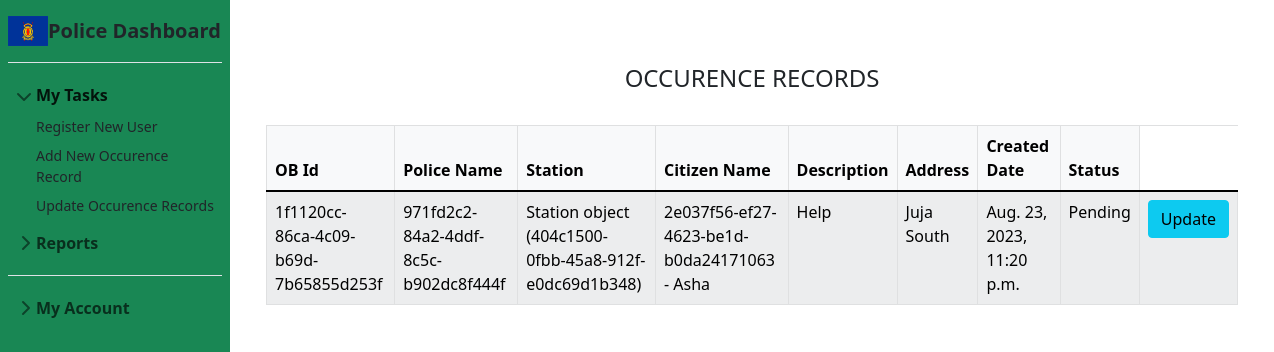
/police/update-record (signed in), run on an earlier commit of the app's database.
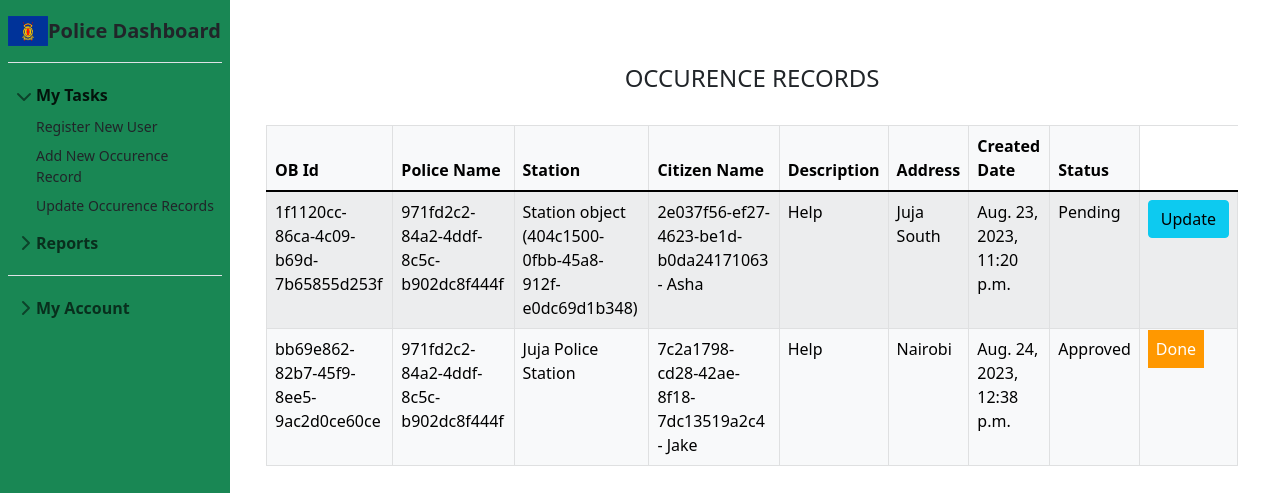
And on a later commit of the database.
### police/models.py (models this page shows, shortened)
class OccurenceRecords(models.Model):
    current_time = datetime.datetime.now()
    record_id = models.CharField(primary_key=True, max_length=40, default=uuid.uuid4())
    police = models.ForeignKey(PoliceRegistration, on_delete=models.CASCADE)
    station_id = models.CharField(max_length=50, null=True, default="x")
    user_id = models.ForeignKey(u_models.UserRegistration, on_delete=models.CASCADE)
    description = models.TextField()
    address = models.CharField(max_length=40)
    status = models.CharField(max_length=8, default="Pending",
                              choices={('Pending', 'Pending'), ('Approved', 'Approved'), ('Rejected', 'Rejected')})
    created_date = models.DateTimeField(auto_now_add=False, default=timezone.datetime.now())

class PoliceRegistration(models.Model):
    current_time = datetime.datetime.now()
    police_id = models.CharField(primary_key=True, max_length=40, default=uuid.uuid4())
    user = models.OneToOneField(User, on_delete=models.CASCADE)
    profile_pic = models.ImageField(upload_to='profile_pic/Police/', default="profile/Police/default.png", null=True,
                                    blank=True)
    mobile = models.CharField(max_length=20, null=False, unique=True)
    email = models.EmailField(default="test@test.com")
    station_id = models.ForeignKey(Station, on_delete=models.CASCADE)
    created_date = models.DateTimeField(auto_now_add=False, default=timezone.datetime.now())

### user/models.py (models this page shows, shortened)
class UserRegistration(models.Model):
    user_no = models.CharField(primary_key=True, max_length=40, default=uuid.uuid4())
    user = models.OneToOneField(User, on_delete=models.CASCADE, null=True, blank=True)
    profile_pic = models.ImageField(upload_to='profile_pic/Police/', default="profile/Police/default.png", null=True,
                                    blank=True)
    name = models.CharField(max_length=20, null=False, default='Name')
    mobile = models.CharField(max_length=20, null=False, unique=True)
    email = models.EmailField(default="test@test.com")
    id_card = models.PositiveIntegerField(unique=True, null=False)
    created_date = models.DateTimeField(auto_now_add=False, default=timezone.datetime.now())
    def __str__(self):
        return f'{self.user_no} - {self.name}'

### police/views.py (the view)
# urls.py: path('police/update-record', p_views.occurence_records_view, name='update-record'),
@login_required(login_url='login')
def occurence_records_view(request):
    police = PoliceRegistration.objects.get(user=request.user.id)
    records = OccurenceRecords.objects.all().filter(police_id=police.police_id)
    return render(request, 'police/occurence_records.html', context={'records': records})

### templates/police/occurence_records.html (shortened to what this page needs)
{% extends 'police/base.html' %}
{% block content %}
{% load widget_tweaks %}
{%load static%}
<head>
   </head>
<br><br>
<div class="container">
    <H4 class="text-center">OCCURENCE RECORDS</H4><br>
    <table class="table table-light table-hover table-bordered table-striped">
        <thead class="bg-info">
            <tr>
                <th scope="col">OB Id</th>
                <th scope="col">Police Name</th>
                <th scope="col">Station</th>
                <th scope="col">Citizen Name</th>
                <th scope="col">Description</th>
                <th scope="col">Address</th>
                <th scope="col">Created Date</th>
                <th class="text-right">Status</th>
            </tr>
        </thead>
        <tbody>
            {% for t in records %}
            <tr>
                <td> {{t.record_id}}</td>
                <td> {{t.police.police_id}}</td>
                <td> {{t.station_id}}</td>
                <td>{{t.user_id}}</td>
                <td>{{t.description}}</td>
                <td>{{t.address}}</td>
                <td>{{t.created_date}}</td>
                <td>{{t.status}}</td>
                {% if t.status == 'Pending' %}
                <td class="text-right">
                    <a href="/admin" class="btn btn-info">Update</a>
                </td>
                {% elif  t.status == 'Approved' %}
                <td><span class="label warning">Done</span></td>
                {% else %}
                <td><span class="label danger">Incomplete</span></td>
                {% endif %}
            </tr>
            {% endfor %}
        </tbody>
    </table>
</div>
{% endblock content %}

### templates/police/base.html (shortened to what this page needs)
{% load static %}
<!DOCTYPE html>
<html lang="en">
<head>
    <link rel="stylesheet" href="https://cdnjs.cloudflare.com/ajax/libs/font-awesome/6.0.0/css/all.min.css"
/>
    <link href="https://cdn.jsdelivr.net/npm/bootstrap@5.1.3/dist/css/bootstrap.min.css" rel="stylesheet">
    <link rel="stylesheet" href="https://cdn.jsdelivr.net/npm/bootstrap-icons@1.10.5/font/bootstrap-icons.css">
</head>
<body>
<div class="container-fluid">
    <div class="row flex-nowrap">
        <div class="col-auto col-md-3 col-xl-2 px-sm-2 px-0 flex-shrink-0 p-3 bg-success" style="width: 230px; height: 100vh">
            <a href="/" class="d-flex align-items-center pb-3 mb-3 link-dark text-decoration-none border-bottom">
                      <img src="{% static 'image/background.png' %}" alt="" width="40" height="30" class="d-inline-block align-text-top">
                <span class="fs-5 fw-semibold">Police Dashboard</span>
            </a>
            <ul class="list-unstyled ps-0">
                <li class="mb-1">
                    <button class="btn btn-toggle align-items-center rounded" data-bs-toggle="collapse"
                            data-bs-target="#home-collapse" aria-expanded="true">
                        My Tasks
                    </button>
                    <div class="collapse show" id="home-collapse" style="">
                        <ul class="btn-toggle-nav list-unstyled fw-normal pb-1 small">
                            <li><a href="/police/register-user" class="link-dark rounded">Register New User </a></li>
                            <li><a href="/police/create-record" class="link-dark rounded">Add New Occurence Record </a></li>
                            <li><a href="/police/update-record" class="link-dark rounded">Update Occurence Records</a></li>
                        </ul>
                    </div>
                </li>
                <li class="mb-1">
                    <button class="btn btn-toggle align-items-center rounded collapsed" data-bs-toggle="collapse"
                            data-bs-target="#dashboard-collapse" aria-expanded="false">
                        Reports
                    </button>
                </li>
                <li class="border-top my-3"></li>
                <li class="mb-1">
                    <button class="btn btn-toggle align-items-center rounded collapsed" data-bs-toggle="collapse"
                            data-bs-target="#account-collapse" aria-expanded="false">
                        My Account
                    </button>
                </li>
            </ul>
        </div>
        <div class="col py-3">
            {% block content %}
            {% endblock content %}
        </div>
    </div>
</div>
</body>
</html>

### templates/police/base.html (style rules this page uses)
body { min-height: 100vh; min-height: -webkit-fill-available; }
html { height: -webkit-fill-available; }
.btn-toggle { display: inline-flex; align-items: center; padding: .25rem .5rem; font-weight: 600; color: rgba(0, 0, 0, .65); background-color: transparent; border: 0; }
.btn-toggle::before { width: 1.25em; line-height: 0; transition: transform .35s ease; transform-origin: .5em 50%; }
.btn-toggle[aria-expanded="true"] { color: rgba(0, 0, 0, .85); }
.btn-toggle[aria-expanded="true"]::before { transform: rotate(90deg); }
.btn-toggle-nav a { display: inline-flex; padding: .1875rem .5rem; margin-top: .125rem; margin-left: 1.25rem; text-decoration: none; }
.fw-semibold { font-weight: 600; }

### templates/police/occurence_records.html (style rules this page uses)
.label { color: white; padding: 8px; }
.warning { background-color: #ff9800; }

What changed in the data, as far as the page shows it:
added OccurenceRecords: record_id "bb69e862-82b7-45f9-8ee5-9ac2d0ce60ce", police.police_id "971fd2c2-84a2-4ddf-8c5c-b902dc8f444f", station_id "Juja Police Station", user_id "7c2a1798-cd28-42ae-8f18-7dc13519a2c4 - Jake", description "Help", address "Nairobi", created_date "Aug. 24, 2023, 12:38 p.m.", status "Approved", shows "Done"
